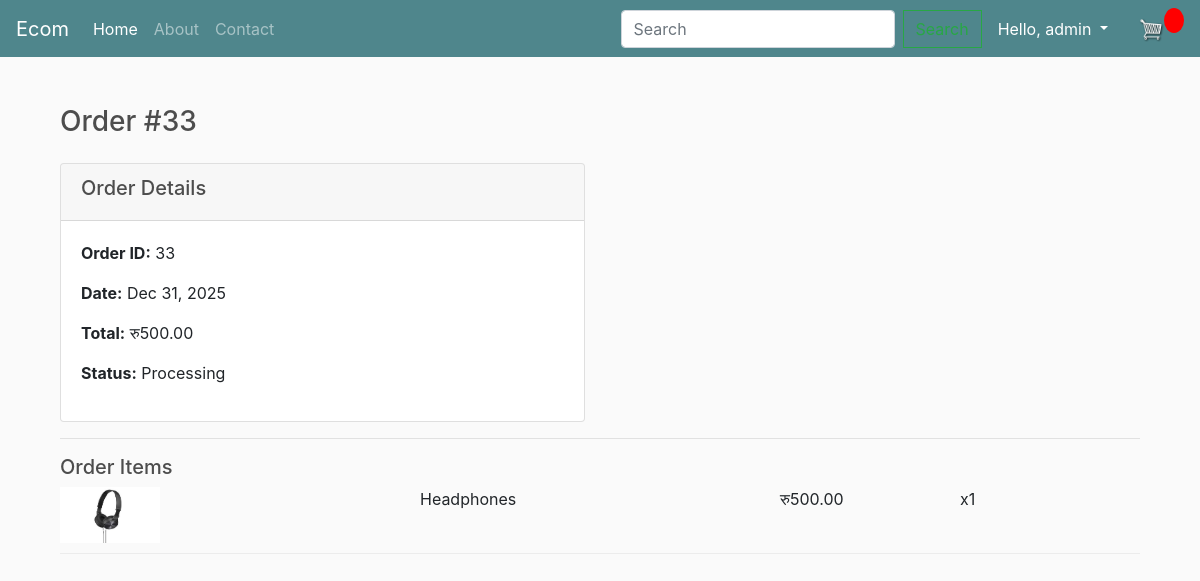
Screenshot of /order_detail/33/ (signed in) with the database file from the repository.
### store/models.py (models this page shows, shortened)
class Order(models.Model):
	STATUS = (
		('Processing', 'Processing'),
		('Shipped', 'Shipped'),
		('Delivered', 'Delivered'),
	)
	customer = models.ForeignKey(Customer, on_delete=models.SET_NULL, null=True, blank=True)
	date_ordered = models.DateTimeField(auto_now_add=True)
	complete = models.BooleanField(default=False)
	transaction_id = models.CharField(max_length=100, null=True)
	status = models.CharField(max_length=200, null=True, choices=STATUS, default='Processing')
	@property
	def get_cart_total(self):
		orderitems = self.orderitem_set.all()
		total = sum([item.get_total for item in orderitems])
		return total

class OrderItem(models.Model):
	product = models.ForeignKey(Product, on_delete=models.SET_NULL, null=True)
	order = models.ForeignKey(Order, on_delete=models.SET_NULL, null=True)
	quantity = models.IntegerField(default=0, null=True, blank=True)
	date_added = models.DateTimeField(auto_now_add=True)
	@property
	def get_total(self):
		total = self.product.price * self.quantity
		return total

class Product(models.Model):
	name = models.CharField(max_length=200)
	price = models.FloatField()
	digital = models.BooleanField(default=False,null=True, blank=True)
	image = models.ImageField(null=True, blank=True)
	@property
	def imageURL(self):
		try:
			url = self.image.url
		except:
			url = ''
		return url

### store/views.py (the view)
# urls.py: path('order_detail/<int:order_id>/', views.order_detail, name='order_detail'),
@login_required(login_url='login')
def order_detail(request, order_id):
    order = Order.objects.get(id=order_id, customer=request.user.customer, complete=True)
    context = {'order': order}
    return render(request, 'store/order_detail.html', context)

### store/templates/store/order_detail.html (shortened to what this page needs)
{% extends 'store/main.html' %}
{% block content %}
<div class="container">
    <h3 class="my-4">Order #{{ order.id }}</h3>
    <div class="row">
        <div class="col-md-6">
            <div class="card">
                <div class="card-header">
                    <h5>Order Details</h5>
                </div>
                <div class="card-body">
                    <p><strong>Order ID:</strong> {{ order.id }}</p>
                    <p><strong>Date:</strong> {{ order.date_ordered|date:"M d, Y" }}</p>
                    <p><strong>Total:</strong> रु{{ order.get_cart_total|floatformat:2 }}</p>
                    <p><strong>Status:</strong> {{ order.status }}</p>
                </div>
            </div>
        </div>
        <div class="col-md-6">
        </div>
    </div>
    <hr>
    <h5>Order Items</h5>
    {% for item in order.orderitem_set.all %}
    <div class="cart-row">
        <div style="flex:2"><img class="row-image" src="{{item.product.imageURL}}"></div>
        <div style="flex:2"><p>{{item.product.name}}</p></div>
        <div style="flex:1"><p>रु{{item.product.price|floatformat:2}}</p></div>
        <div style="flex:1"><p>x{{item.quantity}}</p></div>
    </div>
    {% endfor %}
</div>
{% endblock %}

### store/templates/store/main.html (shortened to what this page needs)
<!DOCTYPE html>
{% load static %}
<html>
<head>
	<link rel="stylesheet" href="https://stackpath.bootstrapcdn.com/bootstrap/4.4.1/css/bootstrap.min.css">
	<link rel="stylesheet" type="text/css" href="{% static 'css/main.css' %}">
</head>
<body>
	<nav class="navbar navbar-expand-lg navbar-dark bg-dark">
	  <a class="navbar-brand" href="{% url 'store' %}">Ecom</a>
	  <div class="collapse navbar-collapse" id="navbarSupportedContent">
	    <ul class="navbar-nav mr-auto">
	      <li class="nav-item active">
	        <a class="nav-link" href="{% url 'store' %}">Home</a>
	      </li>
          <li class="nav-item">
            <a class="nav-link" href="{% url 'about' %}">About</a>
          </li>
          <li class="nav-item">
            <a class="nav-link" href="{% url 'contact' %}">Contact</a>
          </li>
	    </ul>
	    <div class="form-inline my-2 my-lg-0">
            <form class="form-inline my-2 my-lg-0" method="get" action="{% url 'store' %}">
                <input class="form-control mr-sm-2" type="search" placeholder="Search" aria-label="Search" name="q">
                <button class="btn btn-outline-success my-2 my-sm-0" type="submit">Search</button>
            </form>
            {% if user.is_authenticated %}
                <div class="nav-item dropdown">
                    <a class="nav-link dropdown-toggle text-white" href="#" id="navbarDropdown" role="button" data-toggle="dropdown" aria-haspopup="true" aria-expanded="false">
                        Hello, {{ user.username }}
                    </a>
                </div>
            {% else %}
                <a href="{% url 'login' %}"class="btn btn-primary ml-2">Login</a>
            {% endif %}
	     	<a href="{% url 'cart' %}">
	    		<img  id="cart-icon" src="{% static 'images/cart.png' %}">
	    	</a>
	    	<p id="cart-total">{{cartItems}}</p>
	    </div>
	  </div>
	</nav>
     <div class="container">
            <br>
            {% block content %}
            {% endblock content %}
         </div>
</body>
</html>

### static/css/main.css (style rules this page uses)
body { background-color: hsl(0, 0%, 98%); }
h1,h2,h3,h4,h5,h6 { color:hsl(0, 0%, 30%); }
.bg-dark { background-color: #4f868c!important; }
#cart-icon { width:25px; display: inline-block; margin-left: 15px; }
#cart-total { display: block; text-align: center; color:#fff; background-color: red; width: 20px; height: 25px; border-radius: 50%; font-size: 14px; }
.btn { border-radius: 0; }
.row-image { width: 100px; }
.cart-row { display: flex; align-items: flex-stretch; padding-bottom: 10px; margin-bottom: 10px; border-bottom: 1px solid #ececec; }

### rows the page displays
Order: id "33", date_ordered "Dec 31, 2025", get_cart_total "500.00", status "Processing"
OrderItem: product.imageURL (picture), product.name "Headphones", product.price "500.00", quantity "1"

### other values shown
{{ user.username }} "admin"
